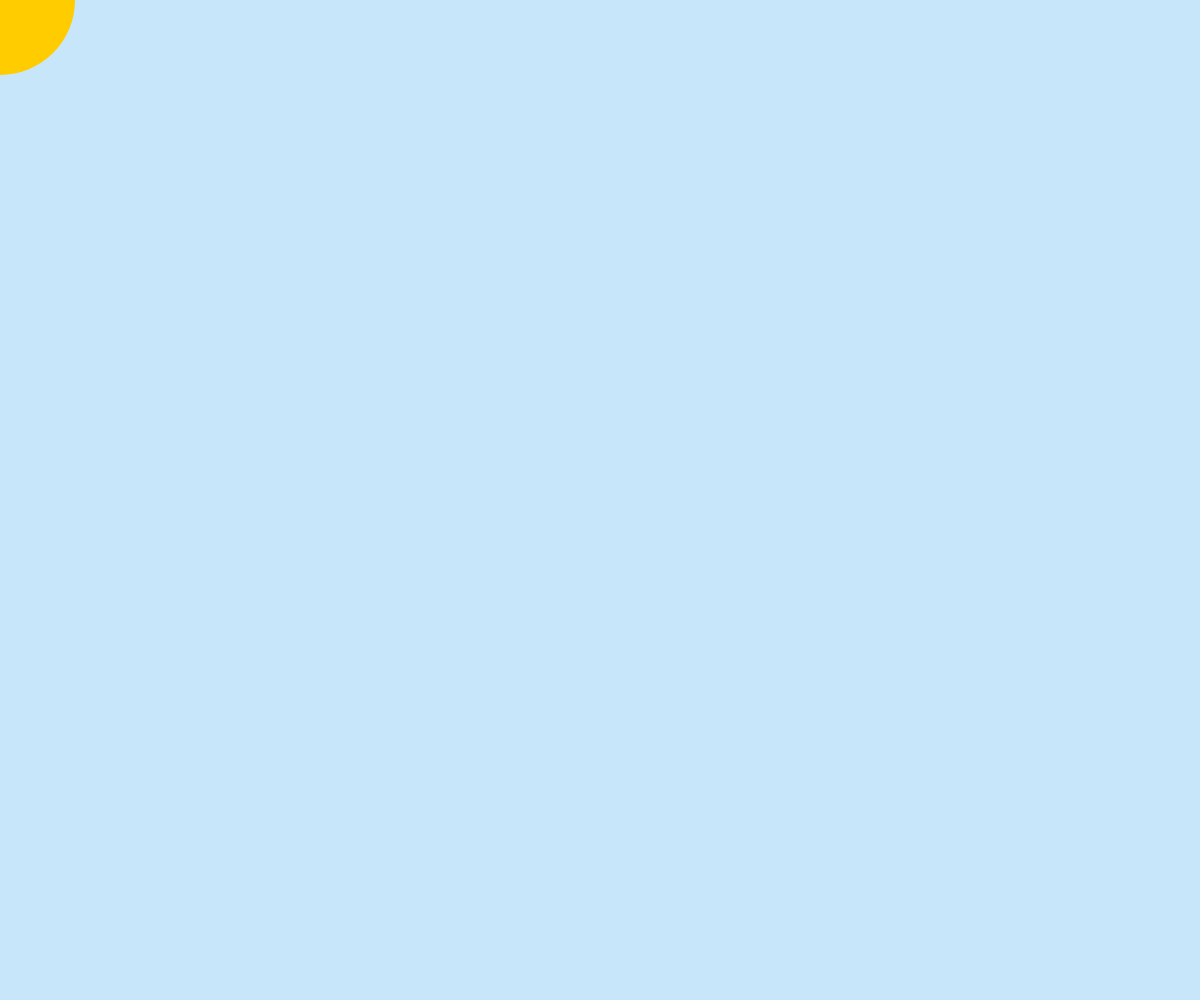
Frame 1 (no input)
Frame 60 (no input): identical to frame 1, image omitted
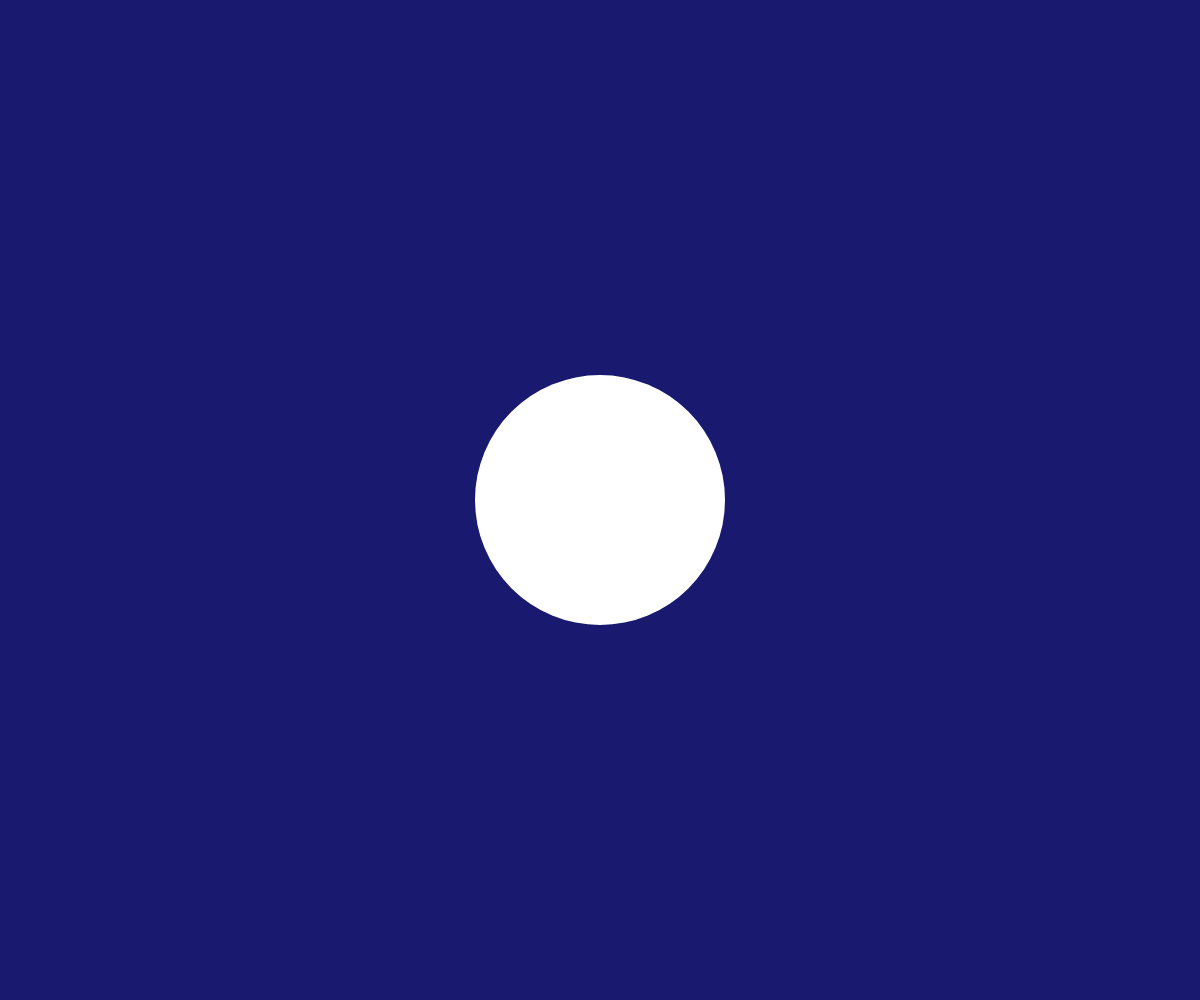
Frame 120 (the mouse pressed at the canvas centre since frame 60)

The p5.js sketch that drew these frames (run headless with seeded random() and noise() and a simulated clock; from frame 60 on, the mouse is pressed at the canvas centre):

// p5.js sketch
// ── sketch.js
function setup() {
  createCanvas(windowWidth, windowHeight);
  noStroke();
}

function draw() {
  if (mouseX < width / 2) {
    background(200, 230, 250);
    fill(255, 204, 0);
  } else {
    background(25, 25, 112);
    fill(255, 255, 255);
  }

  let d;
  if (mouseIsPressed) {
    d = 250;
  } else {
    d = 150;
  }

  circle(mouseX, mouseY, d);
}
